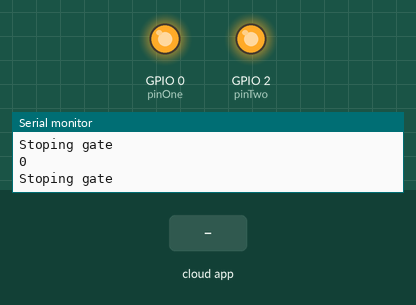
A sketch run on a simulated ESP8266 (NodeMCU). Shown: output pins drawn as LEDs (lit = HIGH), the last lines printed to the serial monitor. Inputs (shaded band) come from the test bench. WiFi joins after 1.5 s; servers stay silent unless stated; the Firebase database answers and starts empty.

Above: at 2.7 s.
2.8 s: the phone or cloud app sets openoutdoor to 1
At 2.95 s:
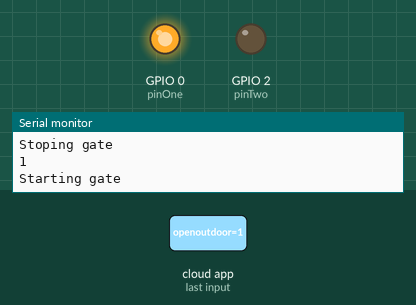
At 53.13 s:
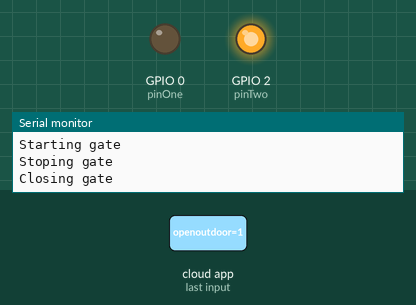
Timing chart, 0 to 54.5 s (numbered marks = the images above; inputs shaded):
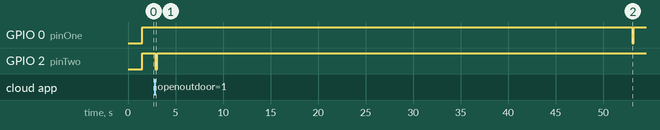

The sketch:

wiper_motor_out.ino
```cpp
#include <ESP8266WiFi.h>
#include <WiFiClient.h>
#include <Servo.h>
#include "FirebaseESP8266.h"                                  //>>>>>>>>>>>>>>> Install required Firebase and ESP8266 library

//#include <ArduinoJson.h>

#define FIREBASE_HOST "smartparkingv1-default-rtdb.firebaseio.com"               //>>>>>>>>>firebase auth
#define FIREBASE_AUTH "YGo26NAaKJMC8hy9UWnqAevjmTatxVivEIyeKSvh"

FirebaseData firebaseData;
FirebaseData ledData;

FirebaseJson json;

WiFiClient client;

const char* ssid = "IOT31";
const char* password = "password";

int pinOne = 0;
int pinTwo = 2;

bool opendoor;

void setup() {

  //connect to wifi
  WiFi.begin(ssid, password);
  Serial.print("Connecting to Wi-Fi");
  while (WiFi.status() != WL_CONNECTED)
  {
    Serial.print(".");
    delay(300);
  }
  Serial.println();
  Serial.print("Connected with IP: ");
  Serial.println(WiFi.localIP());
  Serial.println();


  //connect to firebase

  Firebase.begin(FIREBASE_HOST, FIREBASE_AUTH);
  Firebase.reconnectWiFi(true);

  // put your setup code here, to run once:
  pinMode(pinOne, OUTPUT);
  pinMode(pinTwo, OUTPUT);
  Serial.begin(115200);
  digitalWrite(pinTwo, HIGH);
  digitalWrite(pinOne, HIGH);
}

void loop() {

  Firebase.getBool(firebaseData, "ParkingIOT/openoutdoor", opendoor);
//  delay(1000);
  Serial.println(opendoor);
  //
  //
    if (opendoor == 0) {
      //do not open
      stopMotor();
    }
    else {
  //    //Serial.print("Servo is started");
      startMotor();
      delay(200);
      stopMotor();

      delay(50000); //30 sec
      reverseMotor();
      delay(150);
      stopMotor();
      Firebase.setBool(firebaseData, "ParkingIOT/openoutdoor", false);
    }
  //
}

void startMotor() {
  Serial.println("Starting gate");
  digitalWrite(pinTwo, LOW);
  digitalWrite(pinOne, HIGH);
}

void reverseMotor() {
  Serial.println("Closing gate");
  digitalWrite(pinOne, LOW);
  digitalWrite(pinTwo, HIGH);
}

void stopMotor() {
  Serial.println("Stoping gate");
  digitalWrite(pinOne, HIGH);
  digitalWrite(pinTwo, HIGH);
}
```

Measured:
- after the input at 2.8 s, GPIO 0 (pinOne): HIGH → LOW after 50.3 s, → HIGH 0.15 s later; GPIO 2 (pinTwo): HIGH → LOW after 0.06 s, → HIGH 0.20 s later
